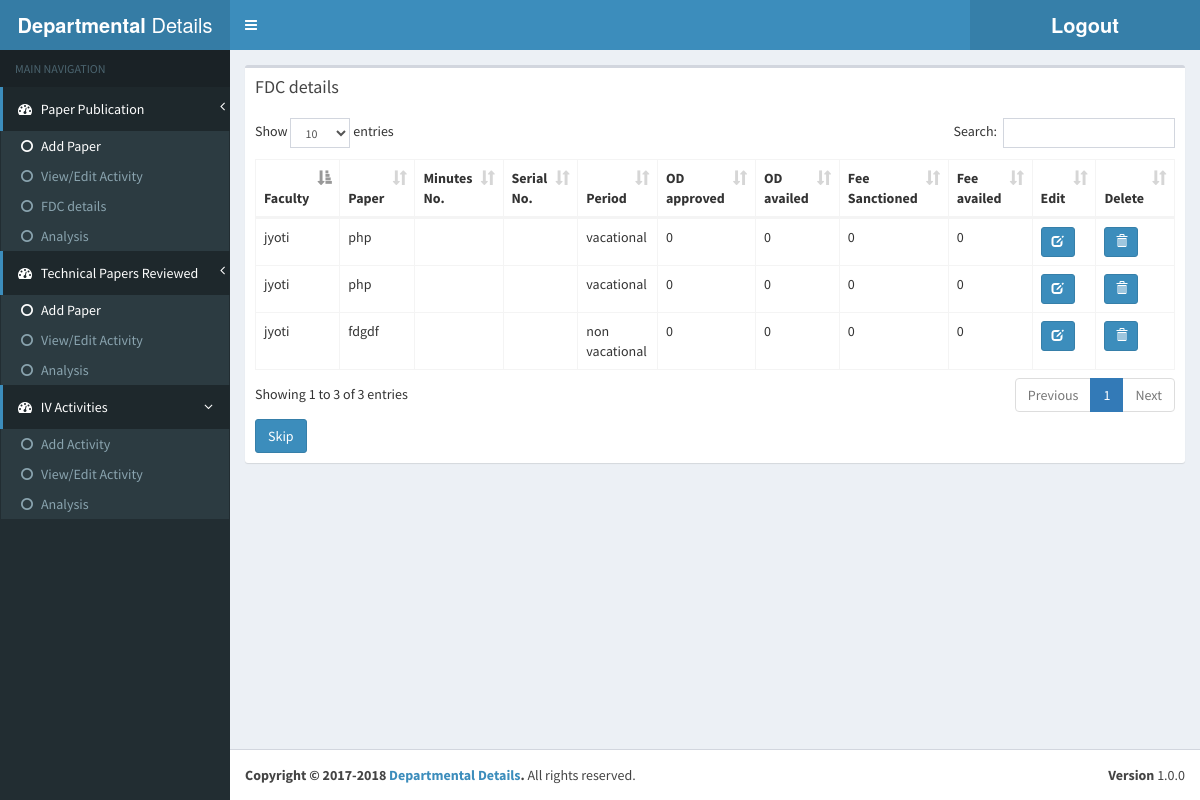
The page /extc/5_fdc_dashboard_hod.php (signed in) on the database its author committed.
### tables this page shows
CREATE TABLE `fdc` (
  `FDC_ID` int(11) NOT NULL,
  `Fac_ID` int(11) NOT NULL,
  `Paper_title` varchar(100) NOT NULL,
  `min_no` varchar(30) NOT NULL,
  `serial_no` varchar(30) NOT NULL,
  `period` int(10) NOT NULL,
  `od_approv` int(10) NOT NULL,
  `od_avail` int(10) NOT NULL,
  `fee_sac` int(10) NOT NULL,
  `fee_avail` int(10) NOT NULL
);

CREATE TABLE `facultydetails` (
  `Fac_ID` int(11) NOT NULL,
  `F_NAME` varchar(50) NOT NULL,
  `Mobile` bigint(12) NOT NULL,
  `Email` varchar(50) NOT NULL,
  `Password` varchar(500) NOT NULL,
  `token` varchar(500) NOT NULL
);

### extc/5_fdc_dashboard_hod.php (the view, shortened to what this page needs)
<?php
include("includes/connection.php");
$query = "SELECT * from fdc inner join facultydetails on fdc.Fac_ID = facultydetails.Fac_ID ";
$result = mysqli_query($conn,$query);
?>
<?php include_once('head.php'); ?>
<?php include_once('header.php'); ?>
<?php if($_SESSION['username'] == 'hodextc@somaiya.edu' || $_SESSION['username'] == 'member@somaiya.edu')
  {
	    include_once('sidebar_hod.php');
  }
  else
	  include_once('sidebar.php'); ?>
<div class="content-wrapper">
    <section class="content">
          <div class="row">
            <div class="col-xs-12">
              <div class="box">
                <div class="box-header">
                  <h2 class="box-title">FDC details</h2>
                </div>
                <div class="box-body">
				<div class="scroll">
    <table  class="table table-stripped table-bordered " id = 'example1'>
        <thead>
            <tr>
                <th>Faculty</th>
                <th>Paper</th>
                <th>Minutes No.</th>
                <th>Serial No.</th>
                <th>Period</th>
                <th>OD approved</th>
                <th>OD availed</th>
                <th>Fee Sanctioned</th>
                <th>Fee availed</th>
                <th>Edit</th>
                <th>Delete</th>
            </tr>
        </thead>
        <?php
        if(mysqli_num_rows($result)>0 ){
            while($row =mysqli_fetch_assoc($result)){
				if ($row['period'] == 0)
				{
					$ans1 = "vacational";
				}
				else if ($row['period'] == 1)
					$ans1 = "non vacational";
                echo "<tr>";
				echo "<td>".$row['F_NAME']."</td>";
                echo "<td>".$row['Paper_title']."</td>";
                echo "<td>".$row['min_no']."</td>";
                echo "<td>".$row['serial_no']."</td>";
                echo "<td>".$ans1."</td>";
                echo "<td>".$row['od_approv']."</td>";
                echo "<td>".$row['od_avail']."</td>";
                echo "<td>".$row['fee_sac']."</td>";
                echo "<td>".$row['fee_avail']."</td>";
                echo "<td>
                    <form action = '5_fdc_edit.php' method = 'POST'>
                        <input type = 'hidden' name = 'id' value = '".$row['FDC_ID']."'>
                        <button type = 'submit' class = 'btn btn-primary btn-sm'>
                            <span class='glyphicon glyphicon-edit'></span>
                        </button>
                    </form>
                </td>";
                echo "<td>
                    <form action = '5_fdc_delete.php' method = 'POST'>
                        <input type = 'hidden' name = 'id' value = '".$row['FDC_ID']."'>
                        <button type = 'submit' class = 'btn btn-primary btn-sm'>
                            <span class='glyphicon glyphicon-trash'></span>
                        </button>
                    </form>
                </td>";
                echo"</tr>";
            }
        }
        else{
            echo "<div class='alert alert-warning'>You have no fdc</div>";
        }
        ?>
    </table>
	</div>
                <a href="2_dashboard_hod.php" type="button" class="btn btn-primary">Skip</a>
    </div>
              </div>
             </div>
            </div>
          </section>
</div>
<?php include_once('footer.php'); ?>

### extc/5_fdc_dashboard_hod.php (style rules this page uses)
div.scroll { overflow:scroll; }

### rows shown on the page
fdc: Fac_ID.F_NAME "jyoti", Paper_title "php", period "vacational", od_approv "0", od_avail "0", fee_sac "0", fee_avail "0"
fdc: Fac_ID.F_NAME "jyoti", Paper_title "php", period "vacational", od_approv "0", od_avail "0", fee_sac "0", fee_avail "0"
fdc: Fac_ID.F_NAME "jyoti", Paper_title "fdgdf", period "non vacational", od_approv "0", od_avail "0", fee_sac "0", fee_avail "0"
